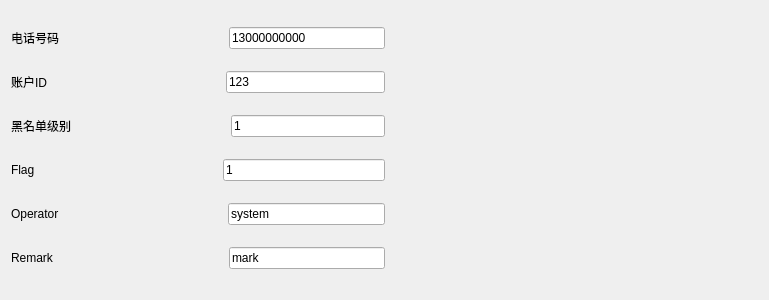
<?xml version="1.0" encoding="UTF-8"?>
<ui version="4.0">
 <class>MoAccBlist</class>
 <widget class="QWidget" name="MoAccBlist">
  <property name="geometry">
   <rect>
    <x>0</x>
    <y>0</y>
    <width>769</width>
    <height>300</height>
   </rect>
  </property>
  <property name="windowTitle">
   <string>Form</string>
  </property>
  <layout class="QGridLayout" name="gridLayout">
   <item row="1" column="0">
    <layout class="QHBoxLayout" name="horizontalLayout_2">
     <item>
      <widget class="QLabel" name="label_2">
       <property name="text">
        <string>账户ID    </string>
       </property>
      </widget>
     </item>
     <item>
      <spacer name="horizontalSpacer_2">
       <property name="orientation">
        <enum>Qt::Horizontal</enum>
       </property>
       <property name="sizeHint" stdset="0">
        <size>
         <width>40</width>
         <height>20</height>
        </size>
       </property>
      </spacer>
     </item>
     <item>
      <widget class="QLineEdit" name="lineEdit_accid">
       <property name="text">
        <string>123</string>
       </property>
      </widget>
     </item>
    </layout>
   </item>
   <item row="0" column="0">
    <layout class="QHBoxLayout" name="horizontalLayout">
     <item>
      <widget class="QLabel" name="label">
       <property name="text">
        <string>电话号码  </string>
       </property>
      </widget>
     </item>
     <item>
      <spacer name="horizontalSpacer">
       <property name="orientation">
        <enum>Qt::Horizontal</enum>
       </property>
       <property name="sizeHint" stdset="0">
        <size>
         <width>40</width>
         <height>20</height>
        </size>
       </property>
      </spacer>
     </item>
     <item>
      <widget class="QLineEdit" name="lineEdit_mobile">
       <property name="text">
        <string>13000000000</string>
       </property>
      </widget>
     </item>
    </layout>
   </item>
   <item row="2" column="0">
    <layout class="QHBoxLayout" name="horizontalLayout_3">
     <item>
      <widget class="QLabel" name="label_3">
       <property name="text">
        <string>黑名单级别</string>
       </property>
      </widget>
     </item>
     <item>
      <spacer name="horizontalSpacer_3">
       <property name="orientation">
        <enum>Qt::Horizontal</enum>
       </property>
       <property name="sizeHint" stdset="0">
        <size>
         <width>40</width>
         <height>20</height>
        </size>
       </property>
      </spacer>
     </item>
     <item>
      <widget class="QLineEdit" name="lineEdit_level">
       <property name="text">
        <string>1</string>
       </property>
      </widget>
     </item>
    </layout>
   </item>
   <item row="4" column="0">
    <layout class="QHBoxLayout" name="horizontalLayout_5">
     <item>
      <widget class="QLabel" name="label_5">
       <property name="text">
        <string>Operator  </string>
       </property>
      </widget>
     </item>
     <item>
      <spacer name="horizontalSpacer_5">
       <property name="orientation">
        <enum>Qt::Horizontal</enum>
       </property>
       <property name="sizeHint" stdset="0">
        <size>
         <width>40</width>
         <height>20</height>
        </size>
       </property>
      </spacer>
     </item>
     <item>
      <widget class="QLineEdit" name="lineEdit_opertor">
       <property name="text">
        <string>system</string>
       </property>
      </widget>
     </item>
    </layout>
   </item>
   <item row="5" column="0">
    <layout class="QHBoxLayout" name="horizontalLayout_6">
     <item>
      <widget class="QLabel" name="label_6">
       <property name="text">
        <string>Remark    </string>
       </property>
      </widget>
     </item>
     <item>
      <spacer name="horizontalSpacer_6">
       <property name="orientation">
        <enum>Qt::Horizontal</enum>
       </property>
       <property name="sizeHint" stdset="0">
        <size>
         <width>40</width>
         <height>20</height>
        </size>
       </property>
      </spacer>
     </item>
     <item>
      <widget class="QLineEdit" name="lineEdit_remark">
       <property name="text">
        <string>mark</string>
       </property>
      </widget>
     </item>
    </layout>
   </item>
   <item row="3" column="0">
    <layout class="QHBoxLayout" name="horizontalLayout_4">
     <item>
      <widget class="QLabel" name="label_4">
       <property name="text">
        <string>Flag      </string>
       </property>
      </widget>
     </item>
     <item>
      <spacer name="horizontalSpacer_4">
       <property name="orientation">
        <enum>Qt::Horizontal</enum>
       </property>
       <property name="sizeHint" stdset="0">
        <size>
         <width>40</width>
         <height>20</height>
        </size>
       </property>
      </spacer>
     </item>
     <item>
      <widget class="QLineEdit" name="lineEdit_flag">
       <property name="text">
        <string>1</string>
       </property>
      </widget>
     </item>
    </layout>
   </item>
   <item row="2" column="1">
    <spacer name="horizontalSpacer_7">
     <property name="orientation">
      <enum>Qt::Horizontal</enum>
     </property>
     <property name="sizeHint" stdset="0">
      <size>
       <width>40</width>
       <height>20</height>
      </size>
     </property>
    </spacer>
   </item>
  </layout>
 </widget>
 <resources/>
 <connections/>
</ui>
